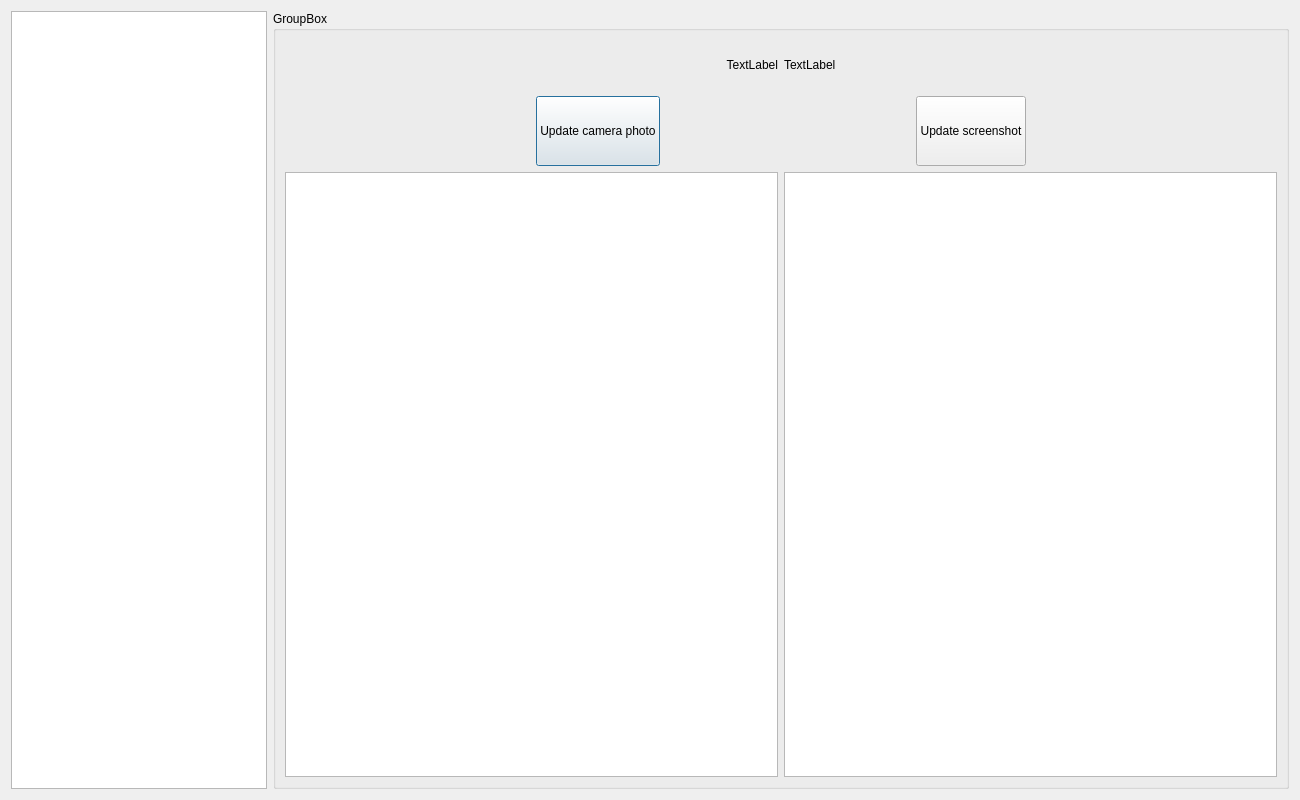
<?xml version="1.0" encoding="UTF-8"?>
<ui version="4.0">
 <class>picturesTakerDialogue</class>
 <widget class="QDialog" name="picturesTakerDialogue">
  <property name="geometry">
   <rect>
    <x>0</x>
    <y>0</y>
    <width>1300</width>
    <height>800</height>
   </rect>
  </property>
  <property name="minimumSize">
   <size>
    <width>1300</width>
    <height>800</height>
   </size>
  </property>
  <property name="windowTitle">
   <string>Dialog</string>
  </property>
  <layout class="QGridLayout" name="gridLayout">
   <item row="0" column="0">
    <widget class="QListWidget" name="botsList">
     <property name="sizePolicy">
      <sizepolicy hsizetype="Maximum" vsizetype="Expanding">
       <horstretch>0</horstretch>
       <verstretch>0</verstretch>
      </sizepolicy>
     </property>
    </widget>
   </item>
   <item row="0" column="1">
    <widget class="QGroupBox" name="groupBox">
     <property name="sizePolicy">
      <sizepolicy hsizetype="Expanding" vsizetype="Expanding">
       <horstretch>0</horstretch>
       <verstretch>0</verstretch>
      </sizepolicy>
     </property>
     <property name="title">
      <string>GroupBox</string>
     </property>
     <layout class="QGridLayout" name="gridLayout_3">
      <item row="0" column="0">
       <layout class="QGridLayout" name="gridLayout_2">
        <property name="sizeConstraint">
         <enum>QLayout::SetNoConstraint</enum>
        </property>
        <item row="0" column="0">
         <layout class="QHBoxLayout" name="horizontalLayout">
          <item>
           <widget class="QLabel" name="label">
            <property name="minimumSize">
             <size>
              <width>100</width>
              <height>50</height>
             </size>
            </property>
            <property name="layoutDirection">
             <enum>Qt::LeftToRight</enum>
            </property>
            <property name="text">
             <string>TextLabel</string>
            </property>
            <property name="alignment">
             <set>Qt::AlignRight|Qt::AlignTrailing|Qt::AlignVCenter</set>
            </property>
           </widget>
          </item>
          <item>
           <widget class="QLabel" name="label_id_val">
            <property name="text">
             <string>TextLabel</string>
            </property>
            <property name="alignment">
             <set>Qt::AlignLeading|Qt::AlignLeft|Qt::AlignVCenter</set>
            </property>
           </widget>
          </item>
         </layout>
        </item>
        <item row="1" column="0">
         <layout class="QHBoxLayout" name="horizontalLayout_3">
          <item>
           <spacer name="horizontalSpacer_3">
            <property name="orientation">
             <enum>Qt::Horizontal</enum>
            </property>
            <property name="sizeHint" stdset="0">
             <size>
              <width>40</width>
              <height>20</height>
             </size>
            </property>
           </spacer>
          </item>
          <item>
           <widget class="QPushButton" name="UpdateCameraButton">
            <property name="sizePolicy">
             <sizepolicy hsizetype="Preferred" vsizetype="Preferred">
              <horstretch>0</horstretch>
              <verstretch>0</verstretch>
             </sizepolicy>
            </property>
            <property name="minimumSize">
             <size>
              <width>0</width>
              <height>70</height>
             </size>
            </property>
            <property name="text">
             <string>Update camera photo</string>
            </property>
           </widget>
          </item>
          <item>
           <spacer name="horizontalSpacer">
            <property name="orientation">
             <enum>Qt::Horizontal</enum>
            </property>
            <property name="sizeHint" stdset="0">
             <size>
              <width>40</width>
              <height>20</height>
             </size>
            </property>
           </spacer>
          </item>
          <item>
           <widget class="QPushButton" name="UpdateScreenshotButton">
            <property name="sizePolicy">
             <sizepolicy hsizetype="Preferred" vsizetype="Preferred">
              <horstretch>0</horstretch>
              <verstretch>0</verstretch>
             </sizepolicy>
            </property>
            <property name="minimumSize">
             <size>
              <width>0</width>
              <height>70</height>
             </size>
            </property>
            <property name="text">
             <string>Update screenshot</string>
            </property>
           </widget>
          </item>
          <item>
           <spacer name="horizontalSpacer_2">
            <property name="orientation">
             <enum>Qt::Horizontal</enum>
            </property>
            <property name="sizeHint" stdset="0">
             <size>
              <width>40</width>
              <height>20</height>
             </size>
            </property>
           </spacer>
          </item>
         </layout>
        </item>
        <item row="2" column="0">
         <layout class="QHBoxLayout" name="horizontalLayout_2">
          <item>
           <widget class="QGraphicsView" name="cameraView"/>
          </item>
          <item>
           <widget class="QGraphicsView" name="screenView">
            <property name="dragMode">
             <enum>QGraphicsView::ScrollHandDrag</enum>
            </property>
           </widget>
          </item>
         </layout>
        </item>
       </layout>
      </item>
     </layout>
    </widget>
   </item>
  </layout>
 </widget>
 <resources/>
 <connections/>
</ui>
